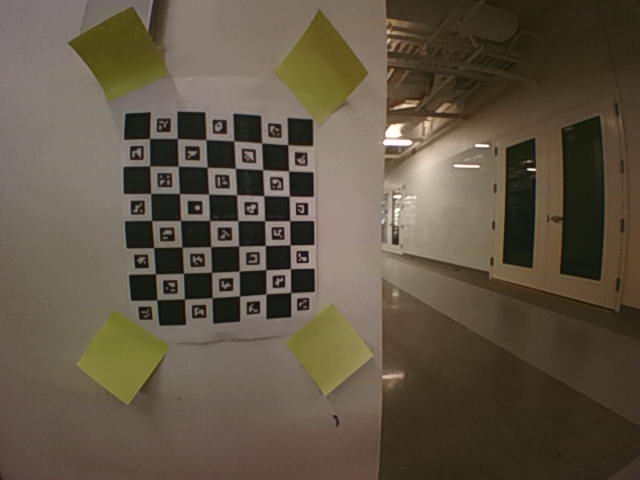
#> input picture RCBD_Stuff/calib_pairs/left_001.png, 640 x 480 px, given in place of the camera
$ python RCBD_Ablator.py
#> lines starting #> are read from the running program, lines starting #| are printed output that depends on the picture; after the words box and inside, x2 and y2 are one past the last pixel; in counts of white or black regions, pixels touching at a corner belong together
### RCBD_Stuff/motion_helpers.py
import serial
import time
import threading

class B1LaserController:
    def __init__(self, port, baudrate=115200, timeout=0.1):
        self.serial = serial.Serial(port, baudrate, timeout=timeout)
        self.lock = threading.Lock()

    # [92 lines left out: functions send_raw, fire_low, fire_high, spiral_burn, set_acceleration, not called in this run]

    def home(self):
        print("Homing...")
        self.send_raw("$H")

    # [4 lines left out: function jog, not called in this run]

    def stop(self):
        with self.lock:
            self.serial.write(b'\x85')

    # [27 lines left out: functions jog_clear, update_status, close, not called in this run]

### RCBD_Stuff/RCBD_Ablator.py
import cv2
import numpy as np
import json
import time
import sys
import threading
from pathlib import Path

# --- PATHS ---
BASE_DIR = Path(__file__).resolve().parent
HARDWARE_CONFIG = BASE_DIR / "hardware_config.json"
CAMERA_CONFIG = BASE_DIR / "camera_config.json"

IS_WINDOWS = sys.platform.startswith('win')
BACKEND = cv2.CAP_MSMF if IS_WINDOWS else cv2.CAP_V4L2

from motion_helpers import B1LaserController

# --- CONFIGURATION LOADING ---
with open(HARDWARE_CONFIG, "r") as f:
#> (reads RCBD_Stuff/hardware_config.json from the repository)
    cfg = json.load(f)

PORT = cfg["serial"]["grbl_port"]
CAM_L_IDX = cfg["cameras"]["left"]["index"]
CAM_R_IDX = cfg["cameras"]["right"]["index"]

# --- CONTROL CONSTANTS ---
W, H = 640, 480
TARGET_Y_L, TARGET_Y_R = 240, 240
ZOOM_CROP_SIZE = 50     # 100x100 pixel area from original frame
ZOOM_DISPLAY_SIZE = 600 # Big visual window size on screen

# PD Gains
Kp_x, Kd_x = 5.0, 1.0
Kp_y, Kd_y = 5.0, 1.0
STEP_MM = 0.001
DEADZONE = 4
MAX_JOG = 10.0

LK_PARAMS = dict(winSize=(31, 31), maxLevel=3,
                 criteria=(cv2.TERM_CRITERIA_EPS | cv2.TERM_CRITERIA_COUNT, 30, 0.01))

def update_camera(cap, props):
    if not props: return
    cap.set(cv2.CAP_PROP_AUTO_EXPOSURE, 1)
    cap.set(cv2.CAP_PROP_AUTO_WB, 0)
    cap.set(cv2.CAP_PROP_BRIGHTNESS, props.get('brightness', 0))
    cap.set(cv2.CAP_PROP_CONTRAST, props.get('contrast', 0))
    cap.set(cv2.CAP_PROP_EXPOSURE, props.get('exposure', -6))
    cap.set(cv2.CAP_PROP_GAIN, props.get('gain', 0))
    cap.set(cv2.CAP_PROP_SATURATION, props.get('saturation', 64))
    cap.set(cv2.CAP_PROP_SHARPNESS, props.get('sharpness', 100))
    cap.set(cv2.CAP_PROP_WB_TEMPERATURE, props.get('white_balance', 4000))

class RCBD_Ablator:
    def __init__(self):
        self.laser = B1LaserController(PORT)
        self.cap_L = cv2.VideoCapture(CAM_L_IDX, BACKEND)
        self.cap_R = cv2.VideoCapture(CAM_R_IDX, BACKEND)

        for cap in [self.cap_L, self.cap_R]:
            cap.set(cv2.CAP_PROP_FRAME_WIDTH, W)
            cap.set(cv2.CAP_PROP_FRAME_HEIGHT, H)
            cap.set(cv2.CAP_PROP_FOURCC, cv2.VideoWriter_fourcc(*'MJPG'))

        self.apply_camera_settings()
        self.track_pt_L = self.track_pt_R = None
        self.old_gray_L = self.old_gray_R = None
        self.state = "SELECTING"

        # Mapping Anchors (Correct pixel data to global mapping)
        self.crop_x1 = 0
        self.crop_y1 = 0

        self.prev_ex = self.prev_ey = 0
        self.fire_thread_active = False

    def apply_camera_settings(self):
        try:
            with open(CAMERA_CONFIG, "r") as f:
#> (reads RCBD_Stuff/camera_config.json from the repository)
                cam_cfg = json.load(f)
            update_camera(self.cap_L, cam_cfg.get("left"))
            update_camera(self.cap_R, cam_cfg.get("right"))
        except Exception as e: print(f"Settings Error: {e}")

    # [71 lines left out: functions zoom_click_event, click_event, terminal_fire_prompt, not called in this run]

    def run(self):
        win_l, win_r = "RCBD Tool - LEFT", "RCBD Tool - RIGHT"
        cv2.namedWindow(win_l); cv2.namedWindow(win_r)
        cv2.setMouseCallback(win_l, self.click_event, "left")
        cv2.setMouseCallback(win_r, self.click_event, "right")

        while True:
            retL, frameL = self.cap_L.read()
#> frameL is the input picture: shape (480, 640, 3); mean B, G, R 68.5, 84.5, 96.1
            retR, frameR = self.cap_R.read()
            if not retL or not retR: break

            grayL, grayR = cv2.cvtColor(frameL, cv2.COLOR_BGR2GRAY), cv2.cvtColor(frameR, cv2.COLOR_BGR2GRAY)
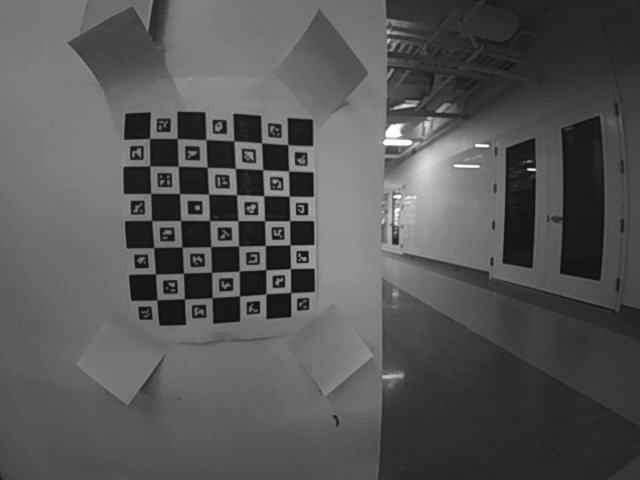
#> grayL: shape (480, 640); min 5, max 255, mean 86.2
            xl, yl, xr, yr = None, None, None, None

            # --- MAGNIFIED VIEW LOGIC ---
            if self.state in ["ZOOM_L", "ZOOM_R"]:
                src = frameL if self.state == "ZOOM_L" else frameR

                # Get clamp bounds for this selection
                x1 = self.crop_x1
                y1 = self.crop_y1
                x2 = min(W, x1 + (ZOOM_CROP_SIZE * 2))
                y2 = min(H, y1 + (ZOOM_CROP_SIZE * 2))

                crop = src[y1 : y2, x1 : x2].copy()

                # Resize to make the window visually "large" on your monitor
                zoom_display = cv2.resize(crop, (ZOOM_DISPLAY_SIZE, ZOOM_DISPLAY_SIZE), interpolation=cv2.INTER_LANCZOS4)

                # DrawGuide on the visible window coordinate space
                ch, cw = ZOOM_DISPLAY_SIZE, ZOOM_DISPLAY_SIZE
                cv2.line(zoom_display, (cw//2, 0), (cw//2, ch), (255, 100, 0), 1)
                cv2.line(zoom_display, (0, ch//2), (cw, ch//2), (255, 100, 0), 1)
                cv2.imshow("Magnified View", zoom_display)

            # --- TRACKING ---
            if self.track_pt_L is not None and self.old_gray_L is not None:
                new_pt, st, _ = cv2.calcOpticalFlowPyrLK(self.old_gray_L, grayL, self.track_pt_L, None, **LK_PARAMS)
                if st[0]:
                    self.track_pt_L, (xl, yl) = new_pt, new_pt.ravel()
                    cv2.circle(frameL, (int(xl), int(yl)), 5, (0, 0, 255), -1)

            if self.track_pt_R is not None and self.old_gray_R is not None:
                new_pt, st, _ = cv2.calcOpticalFlowPyrLK(self.old_gray_R, grayR, self.track_pt_R, None, **LK_PARAMS)
                if st[0]:
                    self.track_pt_R, (xr, yr) = new_pt, new_pt.ravel()
                    cv2.circle(frameR, (int(xr), int(yr)), 5, (0, 0, 255), -1)

            # --- HOMING ---
            if self.state == "HOMING" and (xl is not None and xr is not None):
                err_x = -(xl - W + xr)
                err_y = (((yl - TARGET_Y_L) + (yr - TARGET_Y_R)) / 2)
                dex, dey = err_x - self.prev_ex, err_y - self.prev_ey
                self.prev_ex, self.prev_ey = err_x, err_y

                dx = round((err_x * Kp_x + dex * Kd_x) * STEP_MM, 3) if abs(err_x) > DEADZONE else 0.0
                dy = round((err_y * Kp_y + dey * Kd_y) * STEP_MM, 3) if abs(err_y) > DEADZONE else 0.0

                if abs(err_x) <= DEADZONE and abs(err_y) <= DEADZONE:
                    self.laser.stop()
                    self.state = "PROMPT_FIRE"
                elif abs(dx) > 0.0 or abs(dy) > 0.0:
                    self.laser.jog(np.clip(dx, -MAX_JOG, MAX_JOG), np.clip(dy, -MAX_JOG, MAX_JOG), 5000)

            # --- UI HUD ---
            status = {"SELECTING": "Step 1: Click stem", "ZOOM_L": "Step 2: Center (Magnified View)", "ZOOM_R": "Step 2: Center (Magnified View)", "WAITING_ENTER": "ENTER to Home | 'r' to Redo", "HOMING": "Homing... | 'r' to Redo", "PROMPT_FIRE": "FIRE READY"}.get(self.state, "---")
            cv2.putText(frameL, status, (10, 30), cv2.FONT_HERSHEY_SIMPLEX, 0.7, (0, 255, 255), 2)
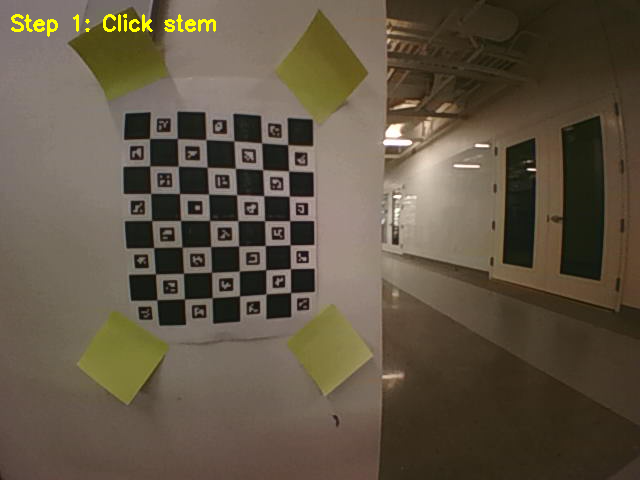
#> frameL: shape (480, 640, 3); 0.42% of pixels changed, all inside (x1, y1, x2, y2) = (11, 14, 216, 37)
            cv2.imshow(win_l, frameL); cv2.imshow(win_r, frameR)

            if self.state == "PROMPT_FIRE" and not self.fire_thread_active:
                threading.Thread(target=self.terminal_fire_prompt, daemon=True).start()

            self.old_gray_L, self.old_gray_R = grayL.copy(), grayR.copy()
            key = cv2.waitKey(1) & 0xFF
#> (key q is pressed here)
            if key == ord('q'): break
            elif key == 13 and self.state == "WAITING_ENTER":
                self.state, self.prev_ex, self.prev_ey = "HOMING", 0, 0
            elif key == ord('r'):
                print("🔄 Resetting Selection & Stopping Laser.")
                self.laser.stop() # Force laser stop on reset
                self.state = "SELECTING"
                self.track_pt_L = self.track_pt_R = None

                # Robustly close the zoom window if it exists
                try:
                    cv2.destroyWindow("Magnified View")
                except cv2.error:
                    pass

        self.cap_L.release(); self.cap_R.release(); cv2.destroyAllWindows()

if __name__ == "__main__":
    RCBD_Ablator().run()
